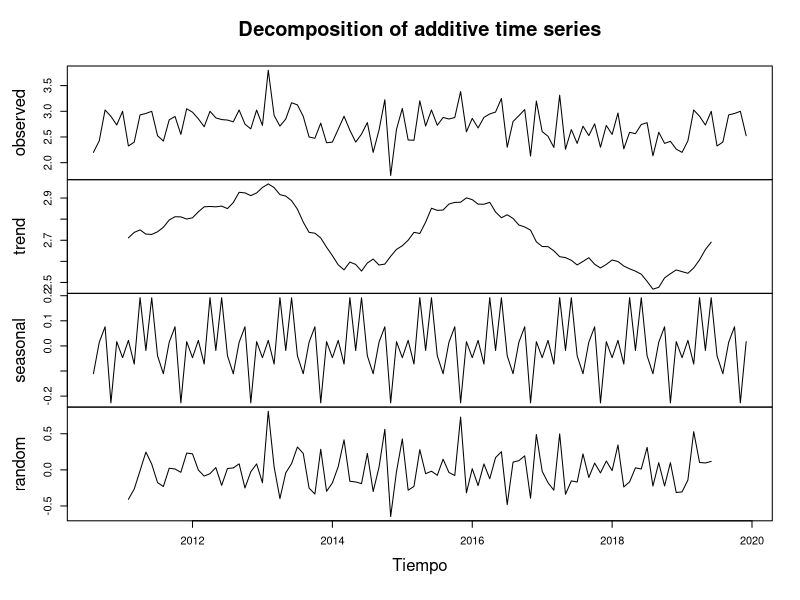
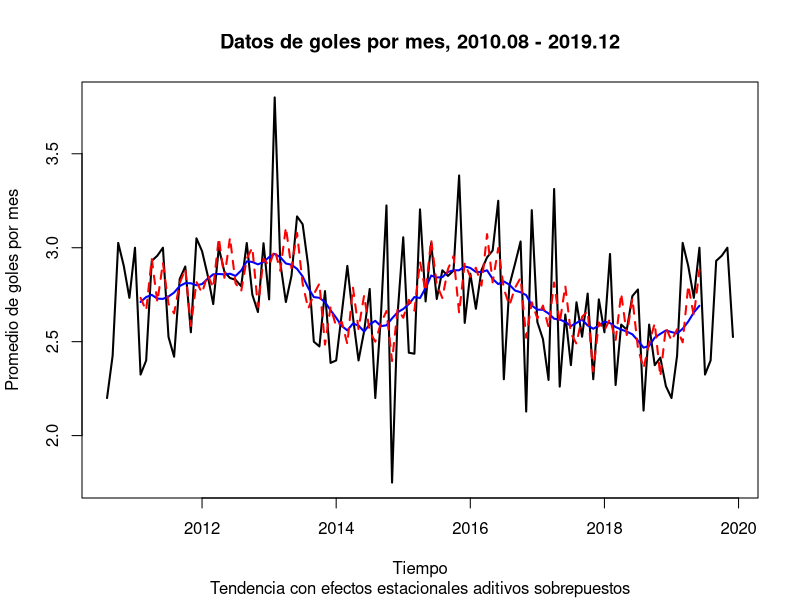
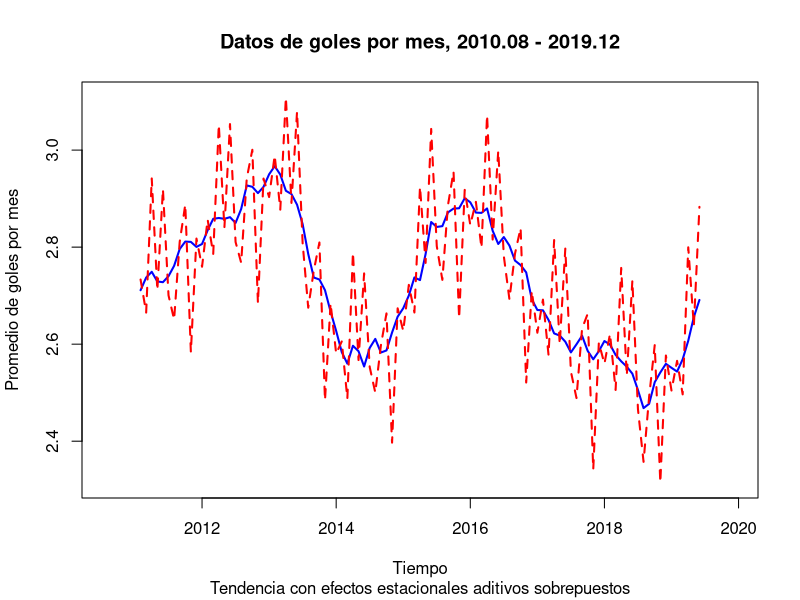
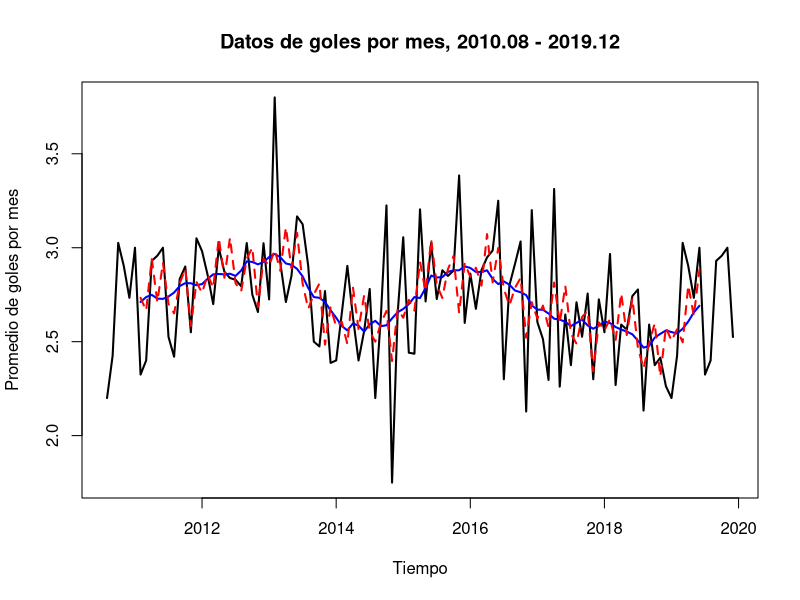
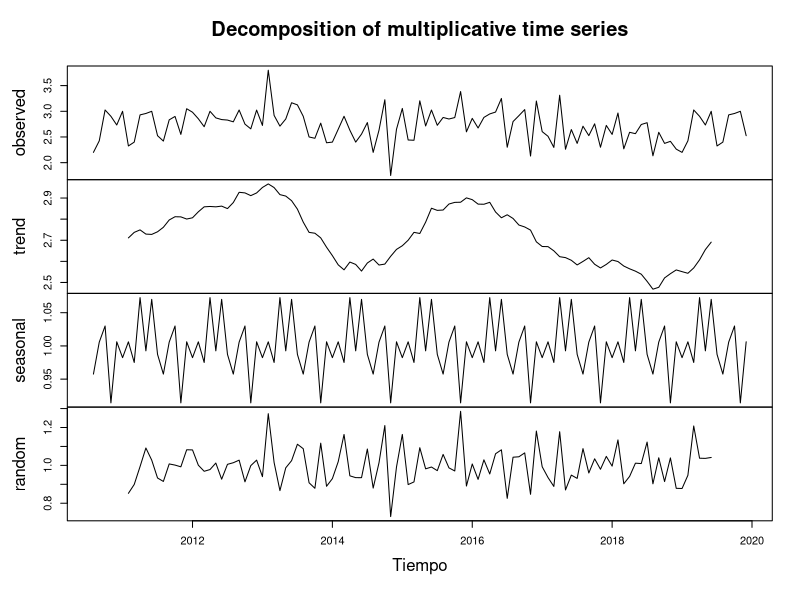
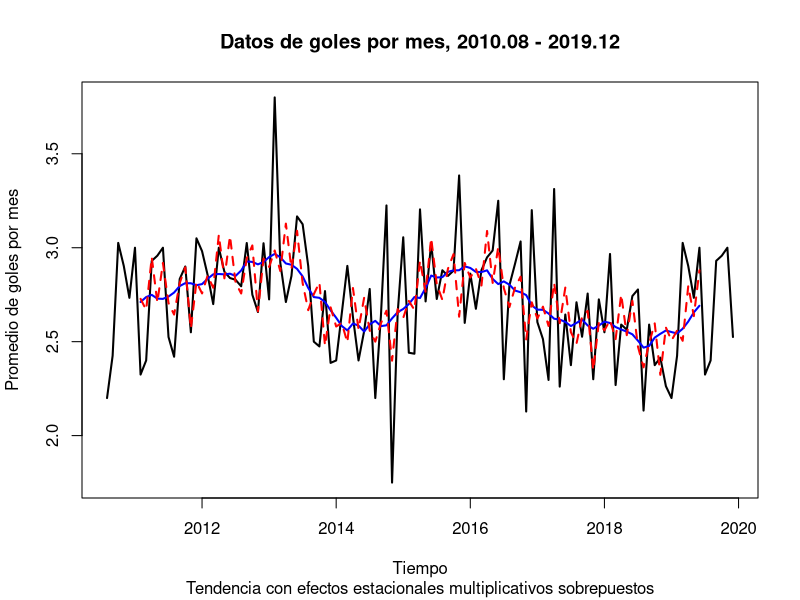
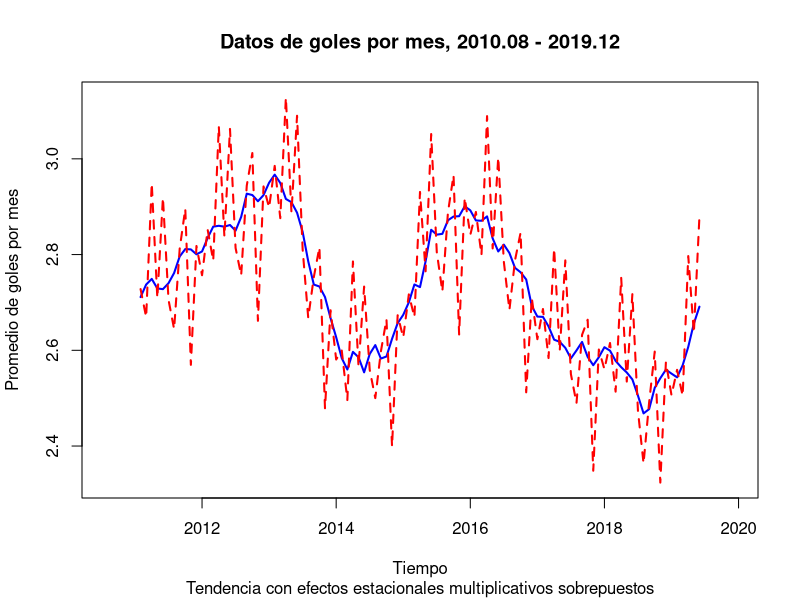

Write R code to recreate these figures, in order.
#Postwprk 6  # HECHO POR ADRIAN

#Importa el conjunto de datos match.data.csv a R y realiza lo siguiente:
setwd("C:/Users/adria/OneDrive/Bedu - Data Science/Programación y estadística en R/postwork")
df <- read.csv("match.data.csv")

head(df)
summary(df)

#1. Agrega una nueva columna sumagoles que contenga la suma de goles por partido.
df["sumagoles"] <- df$home.score+df$away.score

#2. Obtén el promedio por mes de la suma de goles.
#Revisamos el tipo de dato de la fecha
class(df$date)
df$date <- as.Date(df$date)
class(df$date)

df$fecha <- format(df$date, format = "%Y-%m")
golesxmes <- aggregate( df$sumagoles ~ df$fecha, df , mean)
View(golesxmes)

#3. Crea la serie de tiempo del promedio por mes de la suma de goles hasta diciembre de 2019.
golesxmes.ts <- ts(golesxmes[ ,2], start = c(2010,08), end = c(2019,12), frequency = 12)
golesxmes.ts

#Extra
#Modelo aditivio
gxm.decom.A <- decompose(golesxmes.ts)
plot(gxm.decom.A, xlab = "Tiempo", 
     sub = "Descomposición de los datos de goles por mes")

Tendencia <- gxm.decom.A$trend
Estacionalidad <- gxm.decom.A$seasonal
Aleatorio <- gxm.decom.A$random

plot(golesxmes.ts, 
     xlab = "Tiempo", main = "Datos de goles por mes, 2010.08 - 2019.12", 
     ylab = "Promedio de goles por mes", lwd = 2,
     sub = "Tendencia con efectos estacionales aditivos sobrepuestos")
lines(Tendencia, lwd = 2, col = "blue")
lines(Tendencia + Estacionalidad, lwd = 2, col = "red", lty = 2)

ts.plot(cbind(Tendencia, Tendencia + Estacionalidad), 
        xlab = "Tiempo", main = "Datos de goles por mes, 2010.08 - 2019.12", 
        ylab = "Promedio de goles por mes", lty = 1:2, 
        col = c("blue", "red"), lwd = 2,
        sub = "Tendencia con efectos estacionales aditivos sobrepuestos")

Tendencia[20] + Estacionalidad[20] + Aleatorio[20]
golesxmes.ts[20]


plot(golesxmes.ts, 
     xlab = "Tiempo", main = "Datos de goles por mes, 2010.08 - 2019.12", 
     ylab = "Promedio de goles por mes", lwd = 2)
lines(Tendencia, lwd = 2, col = "blue")
lines(Tendencia + Estacionalidad, lwd = 2, col = "red", lty = 2)


#Modelo multiplicativo
gxm.decom.M <- decompose(golesxmes.ts, type = "mult")

plot(gxm.decom.M, xlab = "Tiempo", 
     sub = "Descomposición de los datos de goles por mes")

Trend <- gxm.decom.M$trend
Seasonal <- gxm.decom.M$seasonal
Random <- gxm.decom.M$random

plot(golesxmes.ts, 
     xlab = "Tiempo", main = "Datos de goles por mes, 2010.08 - 2019.12", 
     ylab = "Promedio de goles por mes", lwd = 2,
     sub = "Tendencia con efectos estacionales multiplicativos sobrepuestos")
lines(Trend, lwd = 2, col = "blue")
lines(Trend * Seasonal, lwd = 2, col = "red", lty = 2)

ts.plot(cbind(Trend, Trend * Seasonal), 
        xlab = "Tiempo", main = "Datos de goles por mes, 2010.08 - 2019.12", 
        ylab = "Promedio de goles por mes", lty = 1:2, 
        col = c("blue", "red"), lwd = 2,
        sub = "Tendencia con efectos estacionales multiplicativos sobrepuestos")

Trend[100]*Seasonal[100]*Random[100]
golesxmes.ts[100]

#Ambos modelos arrojan el mismo resultado por lo que sería indistinto elegir 
#entre uno u otro